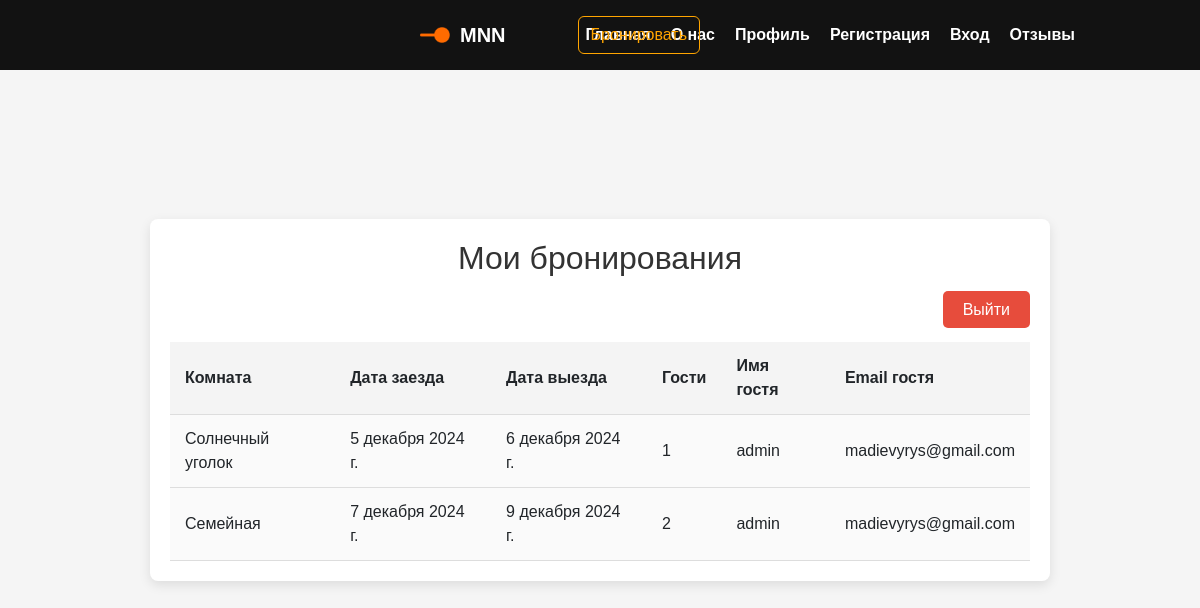
The page /born/profile/ (signed in) on the database as committed earlier.
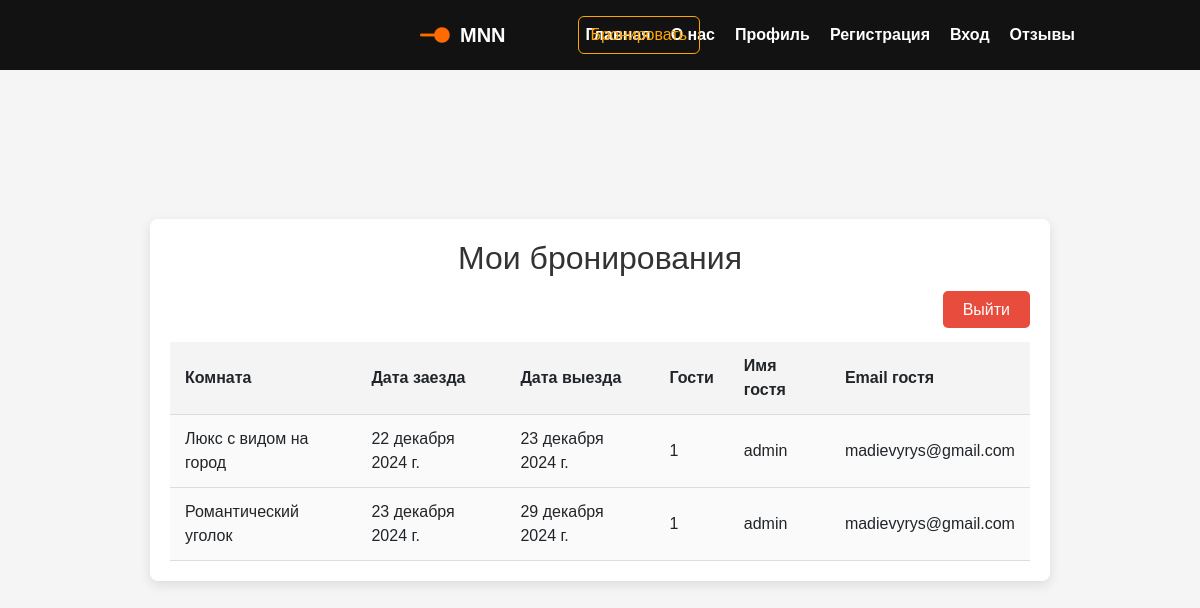
The same page on the database as committed later.
### born/models.py (models this page shows, shortened)
class Booking(models.Model):
    room = models.ForeignKey(Room, on_delete=models.CASCADE)
    user = models.ForeignKey(User, on_delete=models.CASCADE)
    check_in = models.DateField()
    check_out = models.DateField()
    guests = models.IntegerField()
    guest_name = models.CharField(max_length=255, default='Default Name')
    guest_email = models.EmailField(default='default@example.com')
    additional_services = models.ManyToManyField(AdditionalService, blank=True)

class Room(models.Model):
    ROOM_TYPES = [
        ('single', 'Одноместный'),
        ('double', 'Двухместный'),
        ('suite', 'Люкс'),
    ]
    title = models.CharField('Название комнаты', max_length=50)
    detail = models.TextField('Описание', max_length=500)
    room_type = models.CharField('Тип комнаты', max_length=20, choices=ROOM_TYPES)
    price_per_night = models.DecimalField('Цена за ночь', max_digits=10, decimal_places=2)
    availability_status = models.BooleanField('Доступна для бронирования', default=True)  # оставляем только это поле
    date_added = models.DateTimeField('Дата добавления', auto_now_add=True)
    image = models.ImageField('Фото комнаты', upload_to='img/', blank=True, null=True)
    class Meta:
        verbose_name = 'Комната'
        verbose_name_plural = 'Комнаты'

### born/views.py (the view)
# urls.py: path('profile/', views.profile_view, name='profile'),  # Путь для профиля
def profile_view(request):
    bookings = Booking.objects.filter(user=request.user)
    return render(request, 'main/profile.html', {'bookings': bookings})

### main/templates/main/profile.html
{% extends 'main/layout.html' %}
{% load static %}
{% block content %}
    <div class="profile-container">
        <h1>Мои бронирования</h1>
        <div class="profile-logout-link">
            <a href="{% url 'logout' %}" class="profile-btn profile-btn-logout">Выйти</a>
        </div>
        {% if bookings %}
            <div class="profile-bookings-table">
                <table class="profile-table">
                    <thead>
                        <tr>
                            <th>Комната</th>
                            <th>Дата заезда</th>
                            <th>Дата выезда</th>
                            <th>Гости</th>
                            <th>Имя гостя</th>
                            <th>Email гостя</th>
                        </tr>
                    </thead>
                    <tbody>
                        {% for booking in bookings %}
                            <tr class="profile-table-row">
                                <td>{{ booking.room.title }}</td>
                                <td>{{ booking.check_in }}</td>
                                <td>{{ booking.check_out }}</td>
                                <td>{{ booking.guests }}</td>
                                <td>{{ booking.user.username }}</td>
                                <td>{{ booking.user.email }}</td>
                            </tr>
                        {% endfor %}
                    </tbody>
                </table>
            </div>
        {% else %}
            <p>У вас нет бронирований.</p>
        {% endif %}
    </div>
{% endblock %}

### main/templates/main/layout.html (shortened to what this page needs)
{% load static %}
<!doctype html>
<html lang="ru">
<head>
    <link rel="stylesheet" href="https://cdn.jsdelivr.net/npm/bootstrap@5.3.3/dist/css/bootstrap.min.css">
    <link rel="stylesheet" href="https://use.fontawesome.com/releases/v6.6.0/css/all.css">
    <link rel="stylesheet" href="{% static 'main/css/main.css' %}">
    <link rel="stylesheet" href="{% static 'main/css/layout.css' %}">
    <link rel="stylesheet" href="{% static 'main/css/about.css' %}">
    <link rel="stylesheet" href="{% static 'main/css/born_home.css' %}">
    <link rel="stylesheet" href="{% static 'main/css/register.css' %}">
    <link rel="stylesheet" href="{% static 'main/css/profile.css' %}">
    <link rel="stylesheet" href="{% static 'main/css/login.css' %}">
    <link rel="stylesheet" href="{% static 'main/css/booking.css' %}">
    <link rel="stylesheet" href="{% static 'main/css/feedback.css' %}">
    <link rel="stylesheet" href="https://cdn.jsdelivr.net/npm/flatpickr/dist/flatpickr.min.css">
</head>
<body>
<nav class="navbar-custom fixed-top">
    <div class="navbar-logo">
        <img src="{% static 'main/img/Line 7.png' %}" alt="Logo" class="navbar-logo-img">
        <span class="navbar-logo-text">MNN</span>
    </div>
    <ul class="navbar-menu">
        <li><a href="{% url 'home' %}" class="navbar-menu-item">Главная</a></li>
        <li><a href="{% url 'about' %}" class="navbar-menu-item">О нас</a></li>
        <li><a href="{% url 'profile' %}" class="navbar-menu-item">Профиль</a></li>
        <li><a href="{% url 'register' %}" class="navbar-menu-item">Регистрация</a></li>
        <li><a href="{% url 'login' %}" class="navbar-menu-item">Вход</a></li>
        <li><a href="{% url 'feedback' %}" class="navbar-menu-item">Отзывы</a></li>
    </ul>
    <div class="navbar-booking-btn">
        <a href="{% url 'born_home' %}" class="btn btn-outline-light">Бронировать</a>
    </div>
</nav>
<main>
    {% block content %}{% endblock %}
</main>
</body>
</html>

### main/static/main/css/main.css (style rules this page uses)
body { margin: 0; padding: 0; }

### main/static/main/css/layout.css (style rules this page uses)
.navbar-custom { position: fixed; top: 0; width: 100%; background-color: #121212; color: #fff; z-index: 1000; padding: 20px 0; display: flex; align-items: center; box-sizing: border-box; padding-left: 20px; padding-right: 20px; }
.navbar-logo { display: flex; align-items: center; font-weight: bold; color: #fff; margin-right: 20px; margin-left: 400px; }
.navbar-logo-img { width: 30px; height: auto; }
.navbar-logo-text { font-size: 20px; margin-left: 10px; }
.navbar-menu { list-style: none; margin: 0; padding: 0; display: flex; justify-content: flex-start; align-items: center; flex-grow: 1; margin-left: 50px; }
.navbar-menu-item { margin: 0 10px; color: #fff; text-decoration: none; font-weight: bold; }
.navbar-booking-btn { position: absolute; top: 50%; right: 500px; transform: translateY(-50%); }
.navbar-booking-btn .btn { color: #ffa500; border-color: #ffa500; }

### main/static/main/css/profile.css (style rules this page uses)
.profile-container { max-width: 900px; margin: 50px auto; padding: 20px; background-color: #fff; border-radius: 8px; box-shadow: 0 4px 12px rgba(0, 0, 0, 0.1); }
h1 { text-align: center; font-size: 2rem; color: #333; margin-bottom: 20px; }
.profile-logout-link { text-align: right; margin-bottom: 20px; }
.profile-btn { padding: 10px 20px; background-color: #e74c3c; color: white; text-decoration: none; border-radius: 5px; font-size: 1rem; }
.profile-bookings-table .profile-table { width: 100%; border-collapse: collapse; margin-top: 20px; }
.profile-table th, .profile-table td { padding: 12px 15px; text-align: left; border-bottom: 1px solid #ddd; }
.profile-table th { background-color: #f4f4f4; font-weight: bold; }
.profile-table td { background-color: #fafafa; }
.profile-table td:last-child { word-wrap: break-word; }

### main/static/main/css/login.css (style rules this page uses)
body { font-family: Arial, sans-serif; background-color: #f5f5f5; margin: 0; padding: 0; display: flex; justify-content: center; align-items: center; height: 100vh; }

Rows that differ between the two databases and show on the page:
removed Booking: room "Солнечный уголок", check_in "5 декабря 2024 г.", check_out "6 декабря 2024 г.", guests "1", user.username "admin", user.email "madievyrys@gmail.com"
removed Booking: room "Семейная", check_in "7 декабря 2024 г.", check_out "9 декабря 2024 г.", guests "2", user.username "admin", user.email "madievyrys@gmail.com"
added Booking: room "Люкс с видом на город", check_in "22 декабря 2024 г.", check_out "23 декабря 2024 г.", guests "1", user.username "admin", user.email "madievyrys@gmail.com"
added Booking: room "Романтический уголок", check_in "23 декабря 2024 г.", check_out "29 декабря 2024 г.", guests "1", user.username "admin", user.email "madievyrys@gmail.com"
